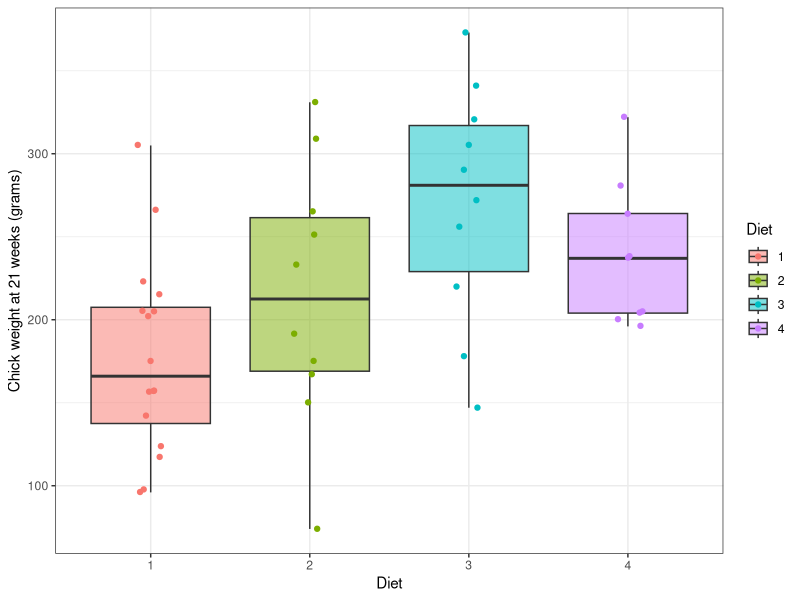
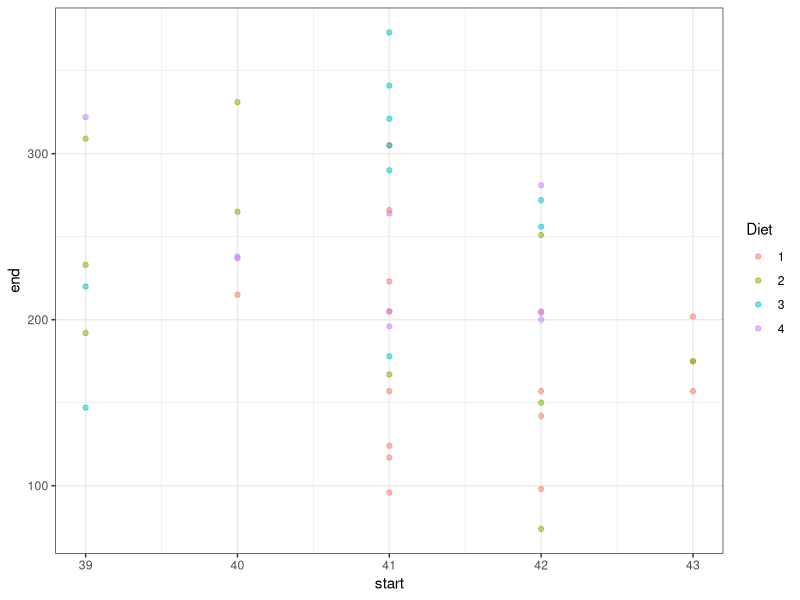

Generate these figures, in order, with R: (Note: this script raises an error after producing the figures.)
## ChickWeight case study (bootstrap)
## Stats 506, Fall 2018
##
## Use the bootstrap to compute 95% confidence intervals for
## the median final weight within each diet. Do the same for the 
## median final weight relative to the initial birth weight.
## All analyses are conditional on survival to week 21.
##
## Data: datasets::Chickweight
##
## Updated: Nov 5, 2018
## Author: James Henderson (jbhender@umich.edu)

# libraries: ------------------------------------------------------------------
library(tidyverse); library(data.table)

# ChickWeight data: -----------------------------------------------------------
cw_dt = as.data.table(ChickWeight)
#str(cw_dt, give.attr = FALSE)

# Visualize the data: ---------------------------------------------------------
cw_dt[Time==max(Time)] %>%
  ggplot( aes( x = Diet, y = weight, fill = Diet) ) + 
  geom_boxplot( alpha = .5) + 
  theme_bw() + 
  geom_point( aes(color = Diet), position = position_jitter(width = .1) ) +
  ylab('Chick weight at 21 weeks (grams)')

# Count cases missing times: --------------------------------------------------
cw_dt[ , .N, keyby = .(Diet, Time)][ , .( nmiss = max(N) - min(N) ), Diet]

# Compare starting and ending weights: ----------------------------------------
merge( cw_dt[Time == min(Time), .(Diet, Chick, start = weight)],
       cw_dt[Time == max(Time), .(Chick, end = weight) ],
       by = 'Chick' ) %>%
  ggplot( aes( x = start, y = end, color = Diet) ) +
  geom_point( alpha = .5) + 
  theme_bw()

# Compute relative weight: ----------------------------------------------------
cw_dt[ , rel_weight := weight / weight[Time==0], Chick]

# Interactive computation the data.table way: ---------------------------------
cw_dt[Time==21, .(median = median(weight), n = .N ), Diet]

# Progress towards functional version: ----------------------------------------
cw_dt[Time==21, c( lapply(.SD, median), n = .N), Diet, .SDcols = 'weight' ]
cw_dt[Time==21, c( lapply(.SD, median), n = .N), 'Diet', .SDcols = 'weight' ]

# Funciton to compute median by group for specific columns
dt_group_median = function(dt, cols, group ='') {
  dt[ , c( lapply(.SD, median), n = .N), group, .SDcols = cols ]
}

# Test new function
dt_group_median(cw_dt[Time==21], 'Diet', 'weight')
dt_group_median(cw_dt[Time==21], 'Diet', c('weight','rel_weight') )

# Function to compute a subsample: --------------------------------------------
cw_final_dt = cw_dt[Time==21]

cw_final_dt[ ,  .( weight[ sample(.N, replace=TRUE) ] ), Diet][,.N,Diet]

# Note that this does not work because "i" does not operate by group
# cw_final_dt[sample(.N, replace=TRUE),  .(weight), Diet][ , .N, Diet]

cw_final_dt[ , .SD[ sample(.N, replace = TRUE) ], Diet, .SDcols = 'weight']

dt_group_boot = function(dt, cols, group = ''){
  dt[ , .SD[ sample(.N, replace = TRUE) ], group, .SDcols = cols]
}

# Test these two functions together: ------------------------------------------ 
cw_final_dt %>% 
  dt_group_boot(., 'weight', group = 'Diet') %>%
  dt_boot_median(., 'weight', group = 'Diet')

# Here's a version that does both sampling and median computation in one step.
#cw_final_dt[ , lapply(.SD[ sample(.N, replace = TRUE) ], median), Diet, .SDcols = 'weight']

dt_boot_median = function(dt, cols, group=''){
  dt[, lapply( .SD[ sample(.N, replace = TRUE) ], median), group, 
     .SDcols = cols]  
}

median_est = dt_boot_median(cw_final_dt, c('weight', 'rel_weight'), 'Diet')

# Melt to long
median_est = melt( median_est, id.vars = c('Diet'), 
                   variable.name = 'stat', value.name = 'est')

boot_samples = list()
for(i in 1:1e3){
  boot_samples[[i]] = 
    dt_boot_median(cw_final_dt, c('weight', 'rel_weight'), 'Diet')
}

boot_samples = rbindlist(boot_samples)

boot_ci = boot_samples[ , c( .(bound = c('lwr', 'upr')), 
                             lapply(.SD, quantile, probs = c(.025, .975) )
), Diet ]

# Reshape to long and then to wide with bounds as columns
boot_ci_long = melt( boot_ci, id.vars = c('Diet', 'bound'), variable.name = 'stat' ) %>%
  dcast(., Diet + stat ~ bound, value.var = 'value')

# Plot medians and associated 95% confidence intervals for each group/stat: ...
median_est[boot_ci_long, .(Diet, stat, est, lwr, upr),
           on = c('Diet', 'stat')] %>%
  ggplot( aes(x = Diet, y = est) ) +
  geom_point( pch = 15 ) +
  geom_errorbar( aes(ymin = lwr, ymax = upr) ) +
  facet_grid(stat~., scales = 'free_y' ) + 
  theme_bw() + 
  ylab('Week 21 chick weight [lower: relative to birth weight; upper: actual weight (gm)]')

# Compare this to a simple comparison of means: -------------------------------

## Actual weights
fit_w = aov(weight ~ Diet, data = cw_final_dt)           
summary(fit_w)
TukeyHSD(fit_w)

## Relative weights
fit_rw = aov(rel_weight ~ Diet, data = cw_final_dt)           
summary(fit_rw)
TukeyHSD(fit_rw)


# Write a better "vectorized" function to avoid the loop: ---------------------
dt_boot_medians = function(dt, cols, group='', nboot = 1e3){
  # Create nboot data sets in long format
  tmp = dt[, .SD[ sample(.N, .N*nboot, replace = TRUE)], keyby = group,
           .SDcols = cols ]
  
  # Add a column to index the bootstrap samples
  dtn = dt[ , .(n = .N), keyby = group]
  tmp = tmp[dtn, on = group]
  tmp[dtn , b := 0:{.N-1} %/% n, group]
  
  # Test
  #tmp[,.N, c(group, 'b')][,.N,c(group, 'N')]
  
  # Compute medians for each sample/group, clean, and return  
  tmp[, lapply(.SD, median), c('b', group)][, `:=`(b = NULL, n = NULL)][]
}

# Test and compare: -----------------------------------------------------------
boot_samples2 = dt_boot_medians(cw_final_dt, 
                                c('weight', 'rel_weight'), 
                                group = 'Diet',
                                nboot = 1e4)

boot_ci2 = boot_samples2[ , c( .(bound = c('lwr', 'upr')), 
                             lapply(.SD, quantile, probs = c(.025, .975) )
), Diet ]

# Reshape to long and then to wide with bounds as columns
boot_ci_long = melt( boot_ci, id.vars = c('Diet', 'bound'), variable.name = 'stat' ) %>%
  dcast(., Diet + stat ~ bound, valuevar = 'value')

# Plot medians and associated 95% confidence intervals for each group/stat: ...
median_est[boot_ci_long, .(Diet, stat, est, lwr, upr),
           on = c('Diet', 'stat')] %>%
  .[stat=='rel_weight', stat:="relative weight"] %>%
  ggplot( aes(x = Diet, y = est) ) +
  geom_point( pch = 15 ) +
  geom_errorbar( aes(ymin = lwr, ymax = upr) ) +
  facet_grid(stat~., scales = 'free_y' ) + 
  theme_bw() + 
  ylab('Week 21 chick weight [lower: relative to birth weight; upper: actual weight (gm)]')


